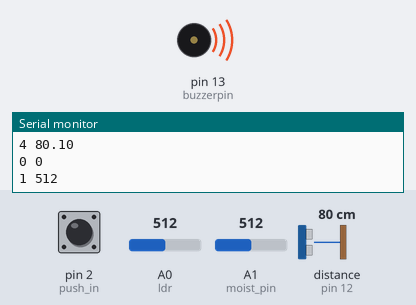
Recording of a sketch running on a simulated Arduino Uno, built with avr-gcc and run on an emulated ATmega328P. Shown: buzzer (waves = sounding, pin HIGH), the last lines printed to the serial monitor. Wiring (inferred from the names in the program): ultrasonic range finder: trigger pin 11; echo pin 12. The test bench sets the inputs (shaded band); at power-on: pin 2 (push_in) LOW, A0 (ldr) = 512, A1 (moist_pin) = 512, distance to the obstacle (sensor on pin 12) 80 cm. The echo pulse lasts 58.3 µs per cm; the modem accepts every AT command (registered, SIM ready, sends succeed) and sends nothing else; pins used as bus, display or sensor lines are not drawn.

Above: at 3.61 s.
4.3 s: pin 2 (push_in) pulled HIGH for 3 s
At 6.5 s:
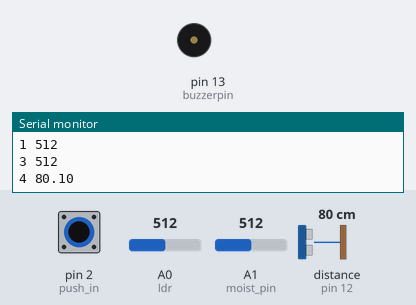
Timing chart, 0 to 9.4 s (numbered marks = the images above; inputs shaded):
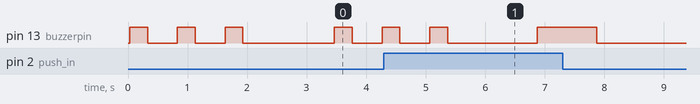

The sketch:

Project.ino
```cpp
#include<SoftwareSerial.h>
SoftwareSerial mySerial(5,6);
int buzzerpin=13;
int echopin=12;
int trigpin=11;
int ldr=A0;
int light_value=0;
int light_threshold=20;
int moist_pin=A1;
int moistvalue=0;
int moist_threshold=850;
int push=0;
int push_in=2;
bool flag=0;

void setup(){
  pinMode(buzzerpin,OUTPUT);
  pinMode(push_in,INPUT);
  pinMode(trigpin,OUTPUT);
  pinMode(echopin,INPUT);
  Serial.begin(9600);
  mySerial.begin(9600);
  digitalWrite(buzzerpin,LOW);
}

void loop(){
  push=digitalRead(push_in);
  Serial.print("0 ");
  Serial.println(push);
  if(push==1){
    digitalWrite(buzzerpin,HIGH);
   delay(1000);
   digitalWrite(buzzerpin,LOW);
    EmergencyCall();
  }
  delay(30);
  moistvalue=analogRead(moist_pin);
  Serial.print("1 ");
  Serial.println(moistvalue);
  if(moistvalue<moist_threshold){
    for (int i=0;i<3;i++){

      digitalWrite(buzzerpin,HIGH);
      delay(300);
      digitalWrite(buzzerpin,LOW);
      delay(500);;
    }
  }
  light_value=analogRead(ldr);
  Serial.print("3 ");
  Serial.println(light_value);
  if(light_value<light_threshold && flag==0){
    flag=1;
    for(int i=0; i<2;i++){
      digitalWrite(buzzerpin,HIGH);
      delay(300);
      digitalWrite(buzzerpin,LOW);
      delay(500);
    }
  }
  digitalWrite(trigpin,LOW);
  delayMicroseconds(2);
  digitalWrite(trigpin,HIGH);
  delayMicroseconds(10);
  digitalWrite(trigpin,LOW);
  float duration=pulseIn(echopin,HIGH);
  float cm=duration/29/2;
 Serial.print("4 ");
  Serial.println(cm);
  if (cm<10){
    for(int i=0;i<4;i++){
      digitalWrite(buzzerpin,HIGH);
      delay(300);
      digitalWrite(buzzerpin,LOW);
      delay(500);
    }
  }
  delay(1000);
}
void EmergencyCall()
{
    mySerial.println("AT+CMGF=1");
    delay(1000);
    mySerial.println("AT+CMGS=\"+918088175010\"\r");
    delay(1000);
    mySerial.print("I am in danger now ");
    delay(100);
    mySerial.println((char)26);
    delay(1000);

    Serial.println("CALLING..........");
    mySerial.println("ATD+918088175010;");
    delay(20000);
    mySerial.println("ATH");
}
```
